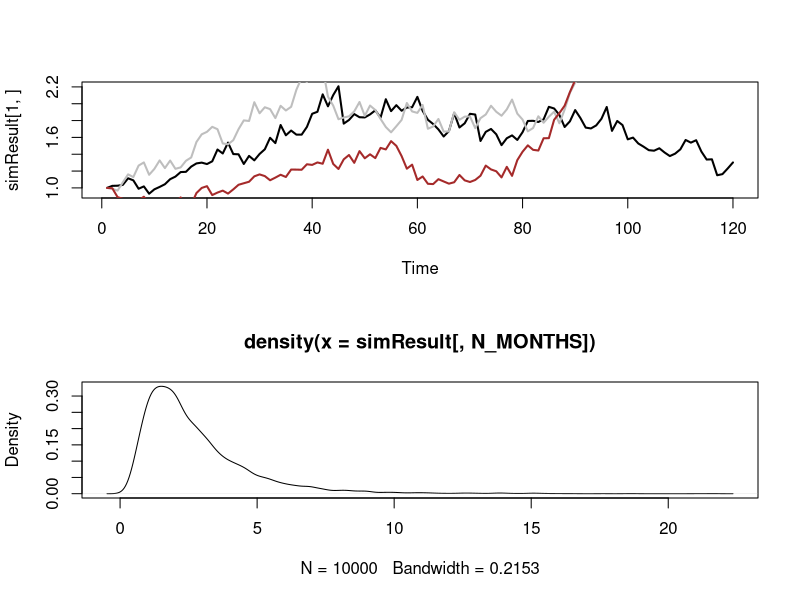

Source code (R):
mu = 0.0085 #empirical value
sigma = 0.0605 # and this too
N_SIMULATIONS = 10000
N_MONTHS = 120 #10 years investment horizon
simResult = array(1.0, dim=c(N_SIMULATIONS, N_MONTHS))
for( i in 1:N_SIMULATIONS)
{
  rets = rnorm(N_MONTHS, mu, sigma)
  for( k in 2:N_MONTHS )
  {
    simResult[i, k] = simResult[i, (k-1)] * (1+rets[k])
  }
}
par(mfrow=c(2,1))
ts.plot(simResult[1, ], lwd="2")
lines(simResult[1000, ], lwd="2", col="grey")
lines(simResult[5000, ], lwd="2", col="brown")
plot(density(simResult[,N_MONTHS])) #terminal prices